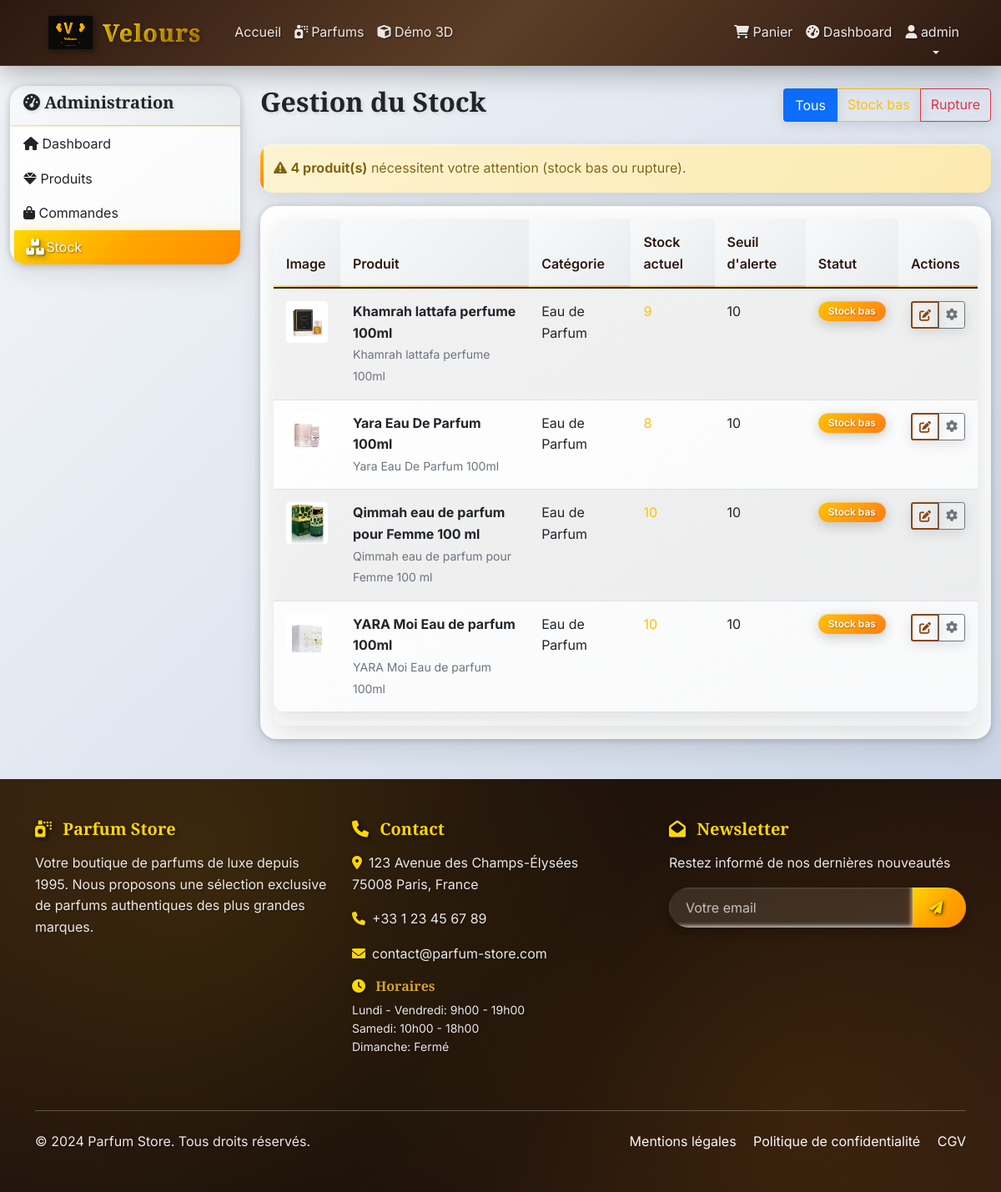
The app's page /admin/stock (signed in) with its own data.
### models.py (models this page shows, shortened)
class User(UserMixin, db.Model):
    id = db.Column(db.Integer, primary_key=True)
    username = db.Column(db.String(80), unique=True, nullable=False)
    email = db.Column(db.String(120), unique=True, nullable=False)
    password_hash = db.Column(db.String(120), nullable=False)
    first_name = db.Column(db.String(50))
    last_name = db.Column(db.String(50))
    phone = db.Column(db.String(20))
    address = db.Column(db.Text)
    is_admin = db.Column(db.Boolean, default=False)
    created_at = db.Column(db.DateTime, default=datetime.utcnow)
    orders = db.relationship('Order', backref='user', lazy=True)
    cart_items = db.relationship('CartItem', backref='user', lazy=True, cascade='all, delete-orphan')

class Product(db.Model):
    id = db.Column(db.Integer, primary_key=True)
    name = db.Column(db.String(100), nullable=False)
    description = db.Column(db.Text)
    price = db.Column(db.Float, nullable=False)
    category = db.Column(db.String(50), nullable=False)  # Eau de Parfum, Eau de Toilette, Eau de Cologne, Parfum
    material = db.Column(db.String(50))  # Marque - Genre - Volume (ex: "Chanel - Femme - 50ml")
    stock_quantity = db.Column(db.Integer, default=0)
    min_stock_alert = db.Column(db.Integer, default=5)
    image_filename = db.Column(db.String(100))
    active = db.Column(db.Boolean, default=True)
    created_at = db.Column(db.DateTime, default=datetime.utcnow)
    updated_at = db.Column(db.DateTime, default=datetime.utcnow, onupdate=datetime.utcnow)
    order_items = db.relationship('OrderItem', backref='product', lazy=True)
    cart_items = db.relationship('CartItem', backref='product', lazy=True)
    images = db.relationship('ProductImage', backref='product', lazy=True, cascade='all, delete-orphan')
    @property
    def is_low_stock(self):
        return self.stock_quantity <= self.min_stock_alert
    @property
    def image_url(self):
        primary_image = self.get_primary_image()
        if primary_image:
            return primary_image.image_url
        elif self.image_filename:
            return f'/static/uploads/{self.image_filename}'
        return '/static/images/no-image.jpg'
    def get_primary_image(self):
        return ProductImage.query.filter_by(product_id=self.id, is_primary=True).first()

class ProductImage(db.Model):
    id = db.Column(db.Integer, primary_key=True)
    product_id = db.Column(db.Integer, db.ForeignKey('product.id'), nullable=False)
    filename = db.Column(db.String(100), nullable=False)
    alt_text = db.Column(db.String(200))  # Texte alternatif pour l'accessibilité
    is_primary = db.Column(db.Boolean, default=False)  # Image principale
    display_order = db.Column(db.Integer, default=0)  # Ordre d'affichage
    created_at = db.Column(db.DateTime, default=datetime.utcnow)
    @property
    def image_url(self):
        if self.filename:
            return f'/static/uploads/{self.filename}'
        return '/static/images/no-image.jpg'

class FooterSettings(db.Model):
    id = db.Column(db.Integer, primary_key=True)
    company_name = db.Column(db.String(200), nullable=False, default='Parfum Store')
    company_description = db.Column(db.Text)
    address = db.Column(db.Text)
    phone = db.Column(db.String(50))
    email = db.Column(db.String(100))
    facebook_url = db.Column(db.String(200))
    instagram_url = db.Column(db.String(200))
    twitter_url = db.Column(db.String(200))
    linkedin_url = db.Column(db.String(200))
    youtube_url = db.Column(db.String(200))
    opening_hours = db.Column(db.Text)
    copyright_text = db.Column(db.String(200))
    show_newsletter = db.Column(db.Boolean, default=True)
    newsletter_title = db.Column(db.String(200), default='Newsletter')
    newsletter_description = db.Column(db.Text, default='Restez informé de nos dernières nouveautés')
    created_at = db.Column(db.DateTime, default=datetime.utcnow)
    updated_at = db.Column(db.DateTime, default=datetime.utcnow, onupdate=datetime.utcnow)
    @staticmethod
    def get_settings():
        settings = FooterSettings.query.first()
        return settings

### app.py (the view)
    def decorated_function(*args, **kwargs):
        if not current_user.is_authenticated or not current_user.is_admin:
            flash('Accès non autorisé.', 'error')
            return redirect(url_for('index'))
        return f(*args, **kwargs)

### app.py (called while the page is built)
@login_manager.user_loader
def load_user(user_id):
    return User.query.get(int(user_id))

@app.context_processor
def inject_footer_settings():
    return dict(footer_settings=FooterSettings.get_settings())

def admin_required(f):
    def decorated_function(*args, **kwargs):
        if not current_user.is_authenticated or not current_user.is_admin:
            flash('Accès non autorisé.', 'error')
            return redirect(url_for('index'))
        return f(*args, **kwargs)
    decorated_function.__name__ = f.__name__
    return decorated_function

@app.route('/admin/stock')
@login_required
@admin_required
def admin_stock():
    products = Product.query.filter(Product.stock_quantity <= Product.min_stock_alert).all()
    return render_template('admin/stock.html', products=products)

### templates/admin/stock.html (shortened to what this page needs)
{% extends "base.html" %}
{% block content %}
<div class="container-fluid mt-4">
    <div class="row">
        <div class="col-md-3">
            <div class="card">
                <div class="card-header">
                    <h5><i class="fas fa-tachometer-alt"></i> Administration</h5>
                </div>
                <div class="list-group list-group-flush">
                    <a href="{{ url_for('admin_dashboard') }}" class="list-group-item list-group-item-action">
                        <i class="fas fa-home"></i> Dashboard
                    </a>
                    <a href="{{ url_for('admin_products') }}" class="list-group-item list-group-item-action">
                        <i class="fas fa-gem"></i> Produits
                    </a>
                    <a href="{{ url_for('admin_orders') }}" class="list-group-item list-group-item-action">
                        <i class="fas fa-shopping-bag"></i> Commandes
                    </a>
                    <a href="{{ url_for('admin_stock') }}" class="list-group-item list-group-item-action active">
                        <i class="fas fa-boxes"></i> Stock
                    </a>
                </div>
            </div>
        </div>
        <div class="col-md-9">
            <div class="d-flex justify-content-between align-items-center mb-4">
                <h2>Gestion du Stock</h2>
                <div class="btn-group" role="group">
                    <label class="btn btn-outline-primary" for="all-stock">Tous</label>
                    <label class="btn btn-outline-warning" for="low-stock">Stock bas</label>
                    <label class="btn btn-outline-danger" for="out-of-stock">Rupture</label>
                </div>
            </div>
            {% if products %}
            <div class="alert alert-warning">
                <i class="fas fa-exclamation-triangle"></i>
                <strong>{{ products|length }} produit(s)</strong> nécessitent votre attention (stock bas ou rupture).
            </div>
            {% endif %}
            <div class="card">
                <div class="card-body">
                    <div class="table-responsive">
                        <table class="table table-striped" id="stock-table">
                            <thead>
                                <tr>
                                    <th>Image</th>
                                    <th>Produit</th>
                                    <th>Catégorie</th>
                                    <th>Stock actuel</th>
                                    <th>Seuil d'alerte</th>
                                    <th>Statut</th>
                                    <th>Actions</th>
                                </tr>
                            </thead>
                            <tbody>
                                {% for product in products %}
                                <tr data-stock-status="{% if product.stock_quantity == 0 %}out-of-stock{% elif product.is_low_stock %}low-stock{% else %}ok{% endif %}">
                                    <td>
                                        <img src="{{ product.image_url }}" alt="{{ product.name }}" style="width: 50px; height: 50px; object-fit: cover;" class="rounded">
                                    </td>
                                    <td>
                                        <strong>{{ product.name }}</strong><br>
                                        <small class="text-muted">{{ product.material }}</small>
                                    </td>
                                    <td>{{ product.category }}</td>
                                    <td>
                                        <span class="stock-quantity {% if product.stock_quantity == 0 %}text-danger{% elif product.is_low_stock %}text-warning{% else %}text-success{% endif %}">
                                            {{ product.stock_quantity }}
                                        </span>
                                    </td>
                                    <td>{{ product.min_stock_alert }}</td>
                                    <td>
                                        {% if product.stock_quantity == 0 %}
                                        <span class="badge bg-danger">Rupture</span>
                                        {% elif product.is_low_stock %}
                                        <span class="badge bg-warning">Stock bas</span>
                                        {% else %}
                                        <span class="badge bg-success">OK</span>
                                        {% endif %}
                                    </td>
                                    <td>
                                        <div class="btn-group btn-group-sm" role="group">
                                            <button type="button" class="btn btn-outline-primary" onclick="updateStock({{ product.id }}, '{{ product.name }}')" title="Mettre à jour le stock">
                                                <i class="fas fa-edit"></i>
                                            </button>
                                            <a href="{{ url_for('admin_edit_product', id=product.id) }}" class="btn btn-outline-secondary" title="Modifier le produit">
                                                <i class="fas fa-cog"></i>
                                            </a>
                                        </div>
                                    </td>
                                </tr>
                                {% endfor %}
                            </tbody>
                        </table>
                    </div>
                </div>
            </div>
        </div>
    </div>
</div>
{% endblock %}

### templates/base.html (shortened to what this page needs)
<!DOCTYPE html>
<html lang="fr">
<head>
    <link href="https://cdn.jsdelivr.net/npm/bootstrap@5.1.3/dist/css/bootstrap.min.css" rel="stylesheet">
    <link href="https://cdnjs.cloudflare.com/ajax/libs/font-awesome/6.0.0/css/all.min.css" rel="stylesheet">
    <link href="{{ url_for('static', filename='css/style.css') }}" rel="stylesheet">
</head>
<body>
    <nav class="navbar navbar-expand-lg navbar-dark bg-dark">
        <div class="container">
            <a class="navbar-brand velours-brand" href="{{ url_for('index') }}">
                <img src="{{ url_for('static', filename='images/logo/velours-logo.svg') }}" alt="Velours" class="velours-logo">
                <span class="brand-text">Velours</span>
            </a>
            <div class="collapse navbar-collapse" id="navbarNav">
                <ul class="navbar-nav me-auto">
                    <li class="nav-item">
                        <a class="nav-link" href="{{ url_for('index') }}">Accueil</a>
                    </li>
                    <li class="nav-item">
                        <a class="nav-link" href="{{ url_for('catalog') }}">
                            <i class="fas fa-spray-can me-1"></i>Parfums
                        </a>
                    </li>
                    <li class="nav-item">
                        <a class="nav-link" href="{{ url_for('demo_3d') }}">
                            <i class="fas fa-cube"></i> Démo 3D
                        </a>
                    </li>
                </ul>
                <ul class="navbar-nav">
                    {% if current_user.is_authenticated %}
                        <li class="nav-item">
                            <a class="nav-link" href="{{ url_for('cart') }}">
                                <i class="fas fa-shopping-cart"></i> Panier
                            </a>
                        </li>
                        {% if current_user.is_admin %}
                        <li class="nav-item">
                            <a class="nav-link" href="{{ url_for('admin_dashboard') }}">
                                <i class="fas fa-tachometer-alt"></i> Dashboard
                            </a>
                        </li>
                        {% endif %}
                        <li class="nav-item dropdown">
                            <a class="nav-link dropdown-toggle" href="#" id="navbarDropdown" role="button" data-bs-toggle="dropdown">
                                <i class="fas fa-user"></i> {{ current_user.username }}
                            </a>
                        </li>
                    {% endif %}
                </ul>
            </div>
        </div>
    </nav>
    <main>
        {% block content %}{% endblock %}
    </main>
    <footer class="bg-dark text-light py-5 mt-5">
        <div class="container">
            <div class="row">
                <div class="col-lg-4 col-md-6 mb-4">
                    <h5><i class="fas fa-spray-can"></i> {{ footer_settings.company_name }}</h5>
                    {% if footer_settings.company_description %}
                    <p>{{ footer_settings.company_description }}</p>
                    {% endif %}
                </div>
                <div class="col-lg-4 col-md-6 mb-4">
                    <h5><i class="fas fa-phone"></i> Contact</h5>
                    {% if footer_settings.address %}
                    <p><i class="fas fa-map-marker-alt me-2"></i>{{ footer_settings.address|replace('\n', '<br>')|safe }}</p>
                    {% endif %}
                    {% if footer_settings.phone %}
                    <p><i class="fas fa-phone me-2"></i>{{ footer_settings.phone }}</p>
                    {% endif %}
                    {% if footer_settings.email %}
                    <p><i class="fas fa-envelope me-2"></i>{{ footer_settings.email }}</p>
                    {% endif %}
                    {% if footer_settings.opening_hours %}
                    <h6 class="mt-3"><i class="fas fa-clock"></i> Horaires</h6>
                    <p class="small">{{ footer_settings.opening_hours|replace('\n', '<br>')|safe }}</p>
                    {% endif %}
                </div>
                {% if footer_settings.show_newsletter %}
                <div class="col-lg-4 col-md-12 mb-4">
                    <h5><i class="fas fa-envelope-open"></i> {{ footer_settings.newsletter_title or 'Newsletter' }}</h5>
                    <p>{{ footer_settings.newsletter_description or 'Restez informé de nos dernières nouveautés' }}</p>
                    <form class="newsletter-form">
                        <div class="input-group">
                            <input type="email" class="form-control" placeholder="Votre email" required>
                            <button class="btn btn-primary" type="submit">
                                <i class="fas fa-paper-plane"></i>
                            </button>
                        </div>
                    </form>
                </div>
                {% endif %}
            </div>
            <hr class="my-4">
            <div class="row">
                <div class="col-md-6">
                    <p class="mb-0">{{ footer_settings.copyright_text or '© 2024 Parfum Store. Tous droits réservés.' }}</p>
                </div>
                <div class="col-md-6 text-md-end">
                    <a href="#" class="text-light me-3">Mentions légales</a>
                    <a href="#" class="text-light me-3">Politique de confidentialité</a>
                    <a href="#" class="text-light">CGV</a>
                </div>
            </div>
        </div>
    </footer>
</body>
</html>

### records on screen
User: username "admin"
Product: image_url (picture), name "Khamrah lattafa perfume 100ml", material "Khamrah lattafa perfume 100ml", category "Eau de Parfum", stock_quantity "9", min_stock_alert "10", shows "Stock bas"
Product: image_url (picture), name "Yara Eau De Parfum 100ml", material "Yara Eau De Parfum 100ml", category "Eau de Parfum", stock_quantity "8", min_stock_alert "10", shows "Stock bas"
Product: image_url (picture), name "Qimmah eau de parfum pour Femme 100 ml", material "Qimmah eau de parfum pour Femme 100 ml", category "Eau de Parfum", stock_quantity "10", min_stock_alert "10", shows "Stock bas"
Product: image_url (picture), name "YARA Moi Eau de parfum 100ml", material "YARA Moi Eau de parfum 100ml", category "Eau de Parfum", stock_quantity "10", min_stock_alert "10", shows "Stock bas"
FooterSettings: company_name "Parfum Store", company_description "Votre boutique de parfums de luxe depuis 1995. Nous proposons une sélection exclusive de parfums authentiques des plus grandes marques.", address "123 Avenue des Champs-Élysées 75008 Paris, France", phone "+33 1 23 45 67 89", email "contact@parfum-store.com", opening_hours "Lundi - Vendredi: 9h00 - 19h00 Samedi: 10h00 - 18h00 Dimanche: Fermé", newsletter_title "Newsletter", newsletter_description "Restez informé de nos dernières nouveautés", copyright_text "© 2024 Parfum Store. Tous droits réservés."

### other values on screen
{{ products|length }} "4"
